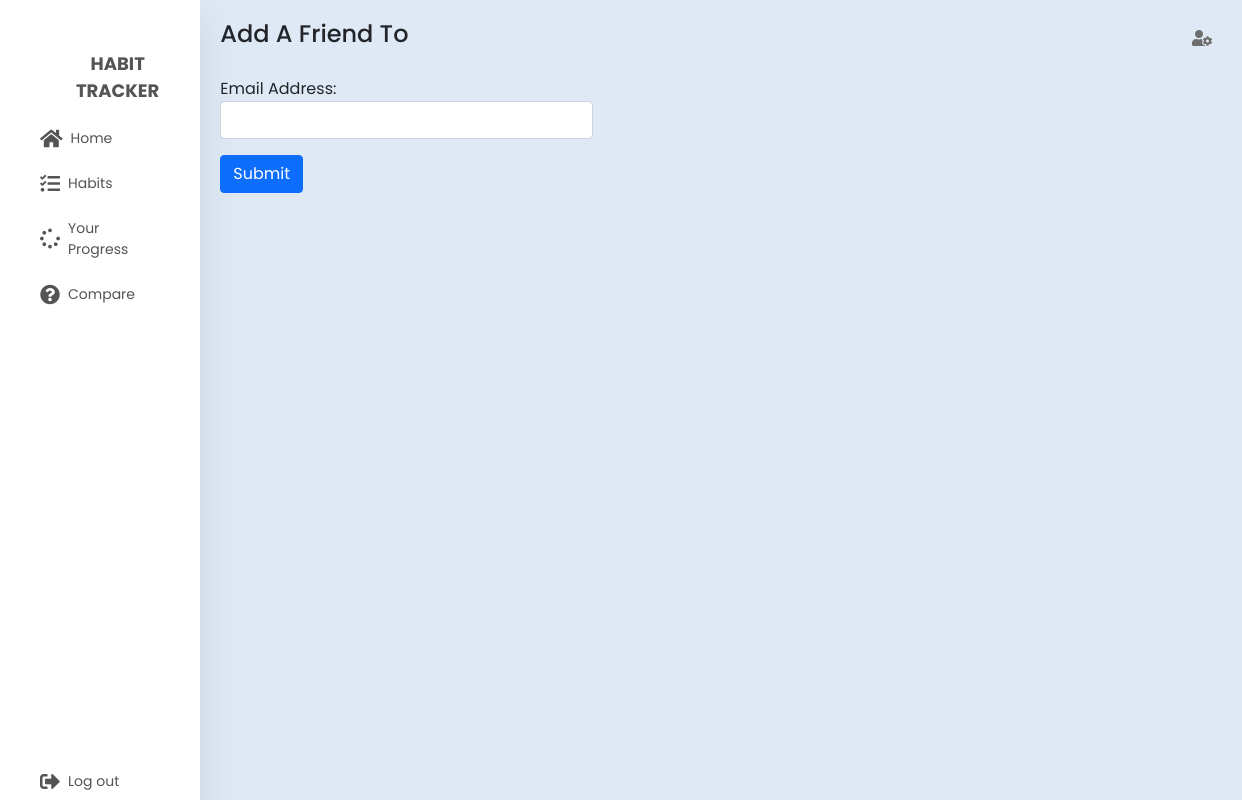
/habit_details/6/invite (signed in), run on an earlier commit of the app's database.
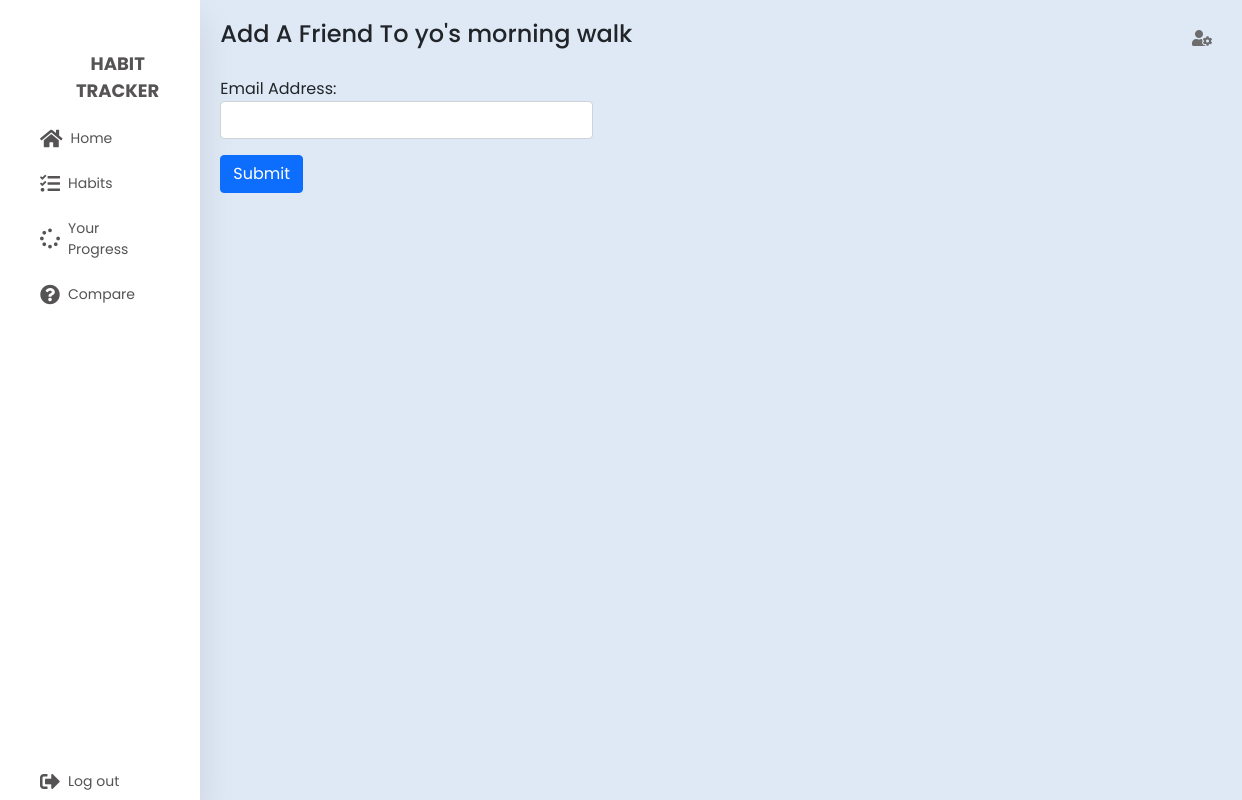
And on a later commit of the database.
### tables this page shows
CREATE TABLE habits (
        id INTEGER PRIMARY KEY AUTOINCREMENT,
        title VARCHAR(250) NOT NULL,
        duration INTEGER NOT NULL,
        user_id INTEGER NOT NULL,
        created_at TIMESTAMP DEFAULT CURRENT_TIMESTAMP,
        updated_at TIMESTAMP,
        FOREIGN KEY (user_id) REFERENCES users(id)
    );

### server.py (the view)
@app.route("/habit_details/<int:habit_id>/invite", methods=('GET', 'POST'))
def addFriend(habit_id):
	if not is_logged_in():
		return redirect(url_for("loginPage"))
	habit = get_habit_by_id(habit_id)
	if request.method == 'POST':
		if habit['user_id'] != int(get_login_session()):
			flash("You cannot invite friends because you are not the owner!", category="error")
			return render_template('addfriend.html', habit=habit);
		email = request.form['email'].strip()
		user = get_user_details_by_email(email)
		if(user == None):
			flash("User with this email doesn't exists!", category="error")
			return render_template('addfriend.html', habit=habit);
		users_day_progress = get_day_progress_by_user_id_habit_id_all(user['id'], habit_id)
		if len(users_day_progress) > 0:
			flash("This user is already a part of this habit!", category='error')
			return render_template('addfriend.html', habit=habit);
		insert_day_progress(0, habit_id, user['id'])
		flash("User is added!", category='success')
		return render_template('addfriend.html', habit=habit);
	else:
		return render_template('addfriend.html', habit=habit);

### dbconnection.py (called while the page is built)
def get_db_connection():
    conn = sqlite3.connect('database.db')
    conn.row_factory = sqlite3.Row
    return conn

### server.py (called while the page is built)
def is_logged_in():
	if not session.get("user_id"):
		return False
	else:
		return True

### services/habits.py (called while the page is built)
def get_habit_by_id(id=0):
    conn = dbconnection()
    habit = conn.execute("SELECT * FROM habits WHERE id = ?",(id,)).fetchone()
    conn.close()
    return habit

### templates/addfriend.html (shortened to what this page needs)
{% with title='Add Friend | Habit Tracker' %} {% include "header.html" %} {%
endwith %}
<section class="main">
	<div class="main-top">
		<h1>Add A Friend To {{habit['title']}}</h1>
		<i class="fas fa-user-cog"></i>
	</div>
	<section class="main-course">
		<form
			style="max-width: 30vw"
			method="post"
			action="/habit_details/{{habit['id']}}/invite"
		>
			<div class="form-group">
				<label for="email">Email address:</label>
				<input
					type="email"
					name="email"
					class="form-control"
					id="email"
					required
				/>
			</div>
			<button type="submit" class="btn btn-primary my-3">Submit</button>
		</form>
	</section>
</section>
{% include 'footer.html' %}

### templates/header.html (shortened to what this page needs)
<!DOCTYPE html>
<html lang="en">
	<head>
		<link rel="stylesheet" href="/static/bootstrap/css/bootstrap.min.css" />
		<link rel="stylesheet" href="/static/css/sidebar.css" />
		<link rel="stylesheet" href="/static/css/dashboard.css" />
		<link rel="stylesheet" href="/static/css/tasks.css" />
		<link
			rel="stylesheet"
			href="https://cdnjs.cloudflare.com/ajax/libs/font-awesome/5.15.4/css/all.min.css"
		/>
	</head>
	<body>
		<div class="container-cs">
			<nav>
				<ul>
					<li>
						<a href="#" class="logo">
							<span class="nav-item">Habit Tracker</span>
						</a>
					</li>
					<li>
						<a href="/dash">
							<i class="fas fa-home"></i>
							<span class="nav-item">Home</span>
						</a>
					</li>
					<li>
						<a href="/tasks">
							<i class="fas fa-tasks"></i>
							<span class="nav-item">Habits</span>
						</a>
					</li>
					<li>
						<a href="/progress">
							<i class="fas fa-spinner"></i>
							<span class="nav-item">Your Progress</span>
						</a>
					</li>
					<li>
						<a href="/compare">
							<i class="fas fa-question-circle"></i>
							<span class="nav-item">Compare</span>
						</a>
					</li>
					<li>
						<a href="/logout" class="logout">
							<i class="fas fa-sign-out-alt"></i>
							<span class="nav-item">Log out</span>
						</a>
					</li>
				</ul>
			</nav>

### templates/footer.html (shortened to what this page needs)
         </div>
	</body>
</html>

### static/css/sidebar.css (style rules this page uses)
:root { --bs-blue: #0d6efd; --bs-indigo: #6610f2; --bs-purple: #6f42c1; --bs-pink: #d63384; --bs-red: #dc3545; --bs-orange: #fd7e14; --bs-yellow: #ffc107; --bs-green: #198754; --bs-teal: #20c997; --bs-cyan: #0dcaf0; --bs-white: #fff; --bs-gray: #6c757d; --bs-gray-dark: #343a40; --bs-primary: #0d6efd; --bs-secondary: #6c757d; --bs-success: #198754; --bs-info: #0dcaf0; --bs-warning: #ffc107; --bs-danger: #dc3545; --bs-light: #f8f9fa; --bs-dark: #212529; --bs-font-sans-serif: system-ui, -apple-system, "Segoe UI", Roboto, "Helvetica Neue", Arial, "Noto Sans", "Liberation Sans", sans-serif, "Apple Color Emoji", "Segoe UI Emoji", "Segoe UI Symbol", "Noto Color Emoji"; --bs-font-monospace: SFMono-Regular, Menlo, Monaco, Consolas, "Liberation Mono", "Courier New", monospace; --bs-gradient: linear-gradient(180deg, rgba(255, 255, 255, 0.15), rgba(255, 255, 255, 0)); }
* { margin: 0; padding: 0; outline: none; border: none; text-decoration: none; box-sizing: border-box; font-family: "Poppins", sans-serif; }
body { background: #dfe9f5; padding: 0; margin: 0; font: 1rem/1.5 var(--bs-font-sans-serif); max-width: 100vw; overflow-x: hidden; }
.container-cs { display: flex; }
nav { flex: 0.2; height: 100vh; background: #fff; box-shadow: 0 20px 35px rgba(0, 0, 0, 0.1); }
nav ul { list-style-type: none; width: 100%; padding: 2rem; display: flex; flex-direction: column; gap: 0.5rem; }
nav ul li { width: 100%; }
nav ul li>a { display: flex; align-items: center; gap: 0.5rem; padding: 0.5rem; }
.logo { text-align: center; display: flex; margin: 10px 0 0 10px; }
.logo span { font-weight: bold; padding-left: 15px; font-size: 18px; text-transform: uppercase; }
a { color: rgb(85, 83, 83); font-size: 14px; display: table; width: inherit; text-decoration: none; }
nav .fas { font-size: 20px; text-align: center; }
.logout { position: absolute; bottom: 0; }
.main { padding: 20px; flex: 1; }

### static/css/dashboard.css (style rules this page uses)
.main-top { display: flex; width: 100%; }
.main-top h1 { font-size: 1.5rem; }
.main-top i { position: absolute; right: 0; margin: 10px 30px; color: rgb(110, 109, 109); cursor: pointer; }
.main-course { margin-top: 20px; text-transform: capitalize; }

What changed in the data, as far as the page shows it:
added habits: title "yo's morning walk"
